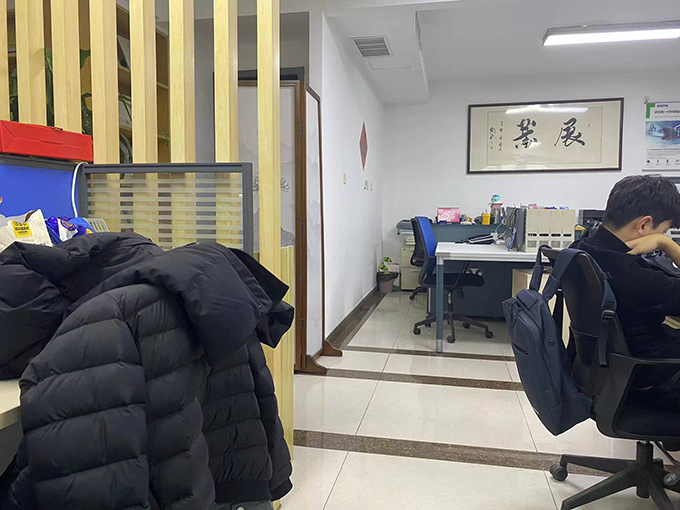
#> input picture 11特征点检测与匹配/bin1.png, 680 x 510 px
$ python img_stitch.py
#> lines starting #> are read from the running program, lines starting #| are printed output that depends on the picture
"""
图像拼接
1 读取文件，将图片设置成一样大小，默认640*480
2 找特征点，描述子，计算单应性矩阵
3 根据单应性矩阵对图像进行变换，然后平移
4 拼接并输出最终结果
"""
import cv2
import numpy as np


# 获取单应性矩阵的函数
def get_homo(img1, img2):
    # 1 创建特征转换对象
    # 2 通过特征转换对象获得特征点和描述子
    # 3 创建特征匹配器
    # 4 进行特征匹配
    # 5 过滤特征点，找出有效的特征匹配点
    # 6 最后得到单应性矩阵

    # 创建对象
    sift = cv2.SIFT_create()

    # 通过特征转换对象获得特征点和描述子
    k1, d1 = sift.detectAndCompute(img1, None)
    k2, d2 = sift.detectAndCompute(img2, None)

    # 创建特征匹配器
    bf = cv2.BFMatcher()

    # 进行特征匹配
    maches = bf.knnMatch(d1, d2, k=2)

    # 过滤特征点，找出有效的特征匹配点
    verify_matchs = []
    # 经验可得这里用0.8 用0.7来测试
    verify_ratio = 0.7
    for m1, m2 in maches:
        if m1.distance < verify_ratio * m2.distance:
            verify_matchs.append(m1)

    min_matches = 8
    if len(verify_matchs) > min_matches:
        img1_pts = []
        img2_pts = []

        for m in verify_matchs:
            img1_pts.append(k1[m.queryIdx].pt)
            img2_pts.append(k2[m.trainIdx].pt)

        # [(x1, y1), (x2, y2), ...]
        # [[x1, y1], [x2, y2], ...]

        # 调整参数格式
        img1_pts = np.float32(img1_pts).reshape(-1, 1, 2)
        img2_pts = np.float32(img2_pts).reshape(-1, 1, 2)

        # 寻找单应性矩阵
        H, mask = cv2.findHomography(img1_pts, img2_pts, cv2.RANSAC, 5.0)

        return H
    else:
        print("err: not enough matches ! ! !")
        exit()


# 进行图像拼接的函数
def stitch_image(img1, img2, H):
    # 1 获得每张图片的四个角点
    # 2 对图片进行变换（单应性矩阵使图进行旋转，平移）
    # 3 创建一张大图，将两张图拼接在一起
    # 4 将结果输出

    # 获得原始图高、宽
    h1, w1 = img1.shape[:2]
    h2, w2 = img2.shape[:2]

    img1_dims = np.float32([[0, 0], [0, h1], [w1, h1], [w1, 0]]).reshape(-1, 1, 2)
    img2_dims = np.float32([[0, 0], [0, h2], [w2, h2], [w2, 0]]).reshape(-1, 1, 2)

    # 图像做变换
    img1_transform = cv2.perspectiveTransform(img1_dims, H)

    # 横向拼接
    result_dims = np.concatenate((img2_dims, img1_transform), axis=0)

    # 获取最大和最小值 ravel的作用是二维变一维
    [x_min, y_min] = np.int32(result_dims.min(axis=0).ravel()-0.5)
    [x_max, y_max] = np.int32(result_dims.max(axis=0).ravel()+0.5)

    # 平移的距离
    transform_dist = [-x_min, -y_min]

    # 构建一个齐次坐标
    # [1, 0, dx]
    # [0, 1, dy]
    # [0, 0, 1 ]
    transform_array = np.array([
        [1, 0, transform_dist[0]],
        [0, 1, transform_dist[1]],
        [0, 0, 1]
    ])

    # 投影变换
    result = cv2.warpPerspective(img1, transform_array.dot(H), (x_max-x_min, y_max-y_min))
    # result = cv2.warpPerspective(img1, H, (x_max-x_min, y_max-y_min))

    # 拼接
    result[transform_dist[1]:transform_dist[1]+h2, transform_dist[0]:transform_dist[0]+w2] = img2
    return result


# 读取两张图片
img1 = cv2.imread('bin1.png')
#> img1 is the input picture: shape (510, 680, 3); mean B, G, R 116.8, 122.3, 126.3
img2 = cv2.imread('bin2.png')
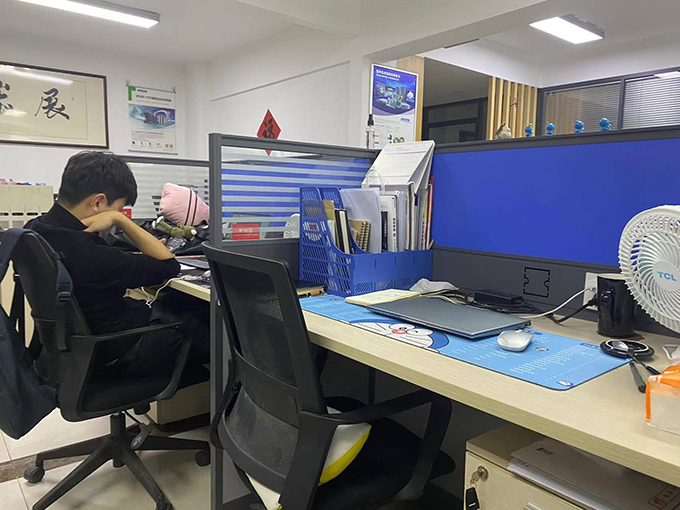
#> input picture 11特征点检测与匹配/bin2.png, 680 x 510 px
#> img2 is the input picture: shape (510, 680, 3); mean B, G, R 117.8, 112.5, 112.1

# 将两张图片设置成一样大小
img1 = cv2.resize(img1, (640, 480))
#> img1: shape (480, 640, 3)
img2 = cv2.resize(img2, (640, 480))
#> img2: shape (480, 640, 3)

input = np.hstack((img1, img2))
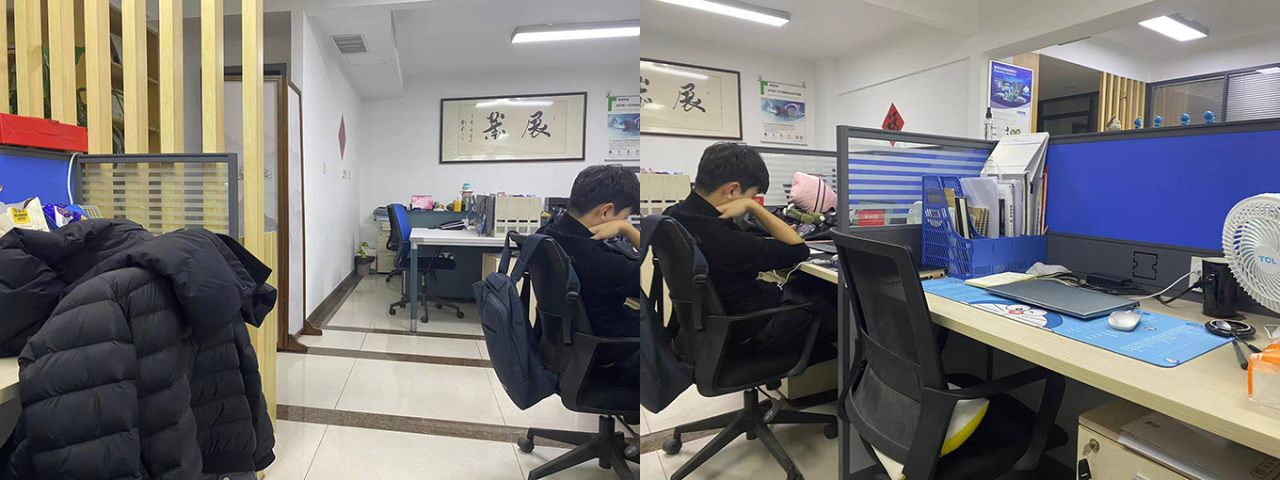
#> input: shape (480, 1280, 3); mean B, G, R 117.2, 117.3, 119.1

# 获得单应性矩阵
H = get_homo(img1, img2)
#> in get_homo, `k1, d1 = sift.detectAndCompute(img1, None)`: k1 = 926 keypoints; strongest (x, y, size): (522, 279, 2.2), (520, 221, 1.9), (60, 220, 7.4), (71, 217, 2)
#> in get_homo, `k2, d2 = sift.detectAndCompute(img2, None)`: k2 = 1075 keypoints; strongest (x, y, size): (172, 251, 3.2), (16, 309, 2), (182, 218, 3.1), (194, 213, 1.9)
#> in get_homo, `maches = bf.knnMatch(d1, d2, k=2)`: maches = 926 matches
#> in get_homo, `maches = bf.knnMatch(d1, d2, k=2)`:
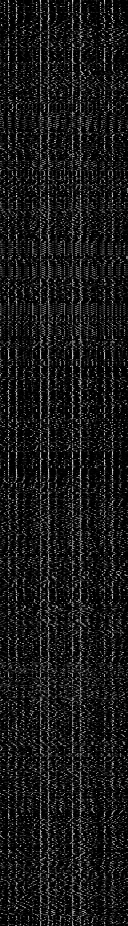
#> d1: shape (926, 128) float32; min 0, max 221, mean 24
#> after the loop in get_homo, `for m1, m2 in maches:`: verify_matchs = 57 matches
#> the loop in get_homo, `for m in verify_matchs:` made 57 passes
#> after the loop in get_homo, `for m in verify_matchs:`: img1_pts = 57 pairs, first value 4.98 to 629.1, second value 59.19 to 458.5; img2_pts = 57 pairs, first value 9.82 to 613.4, second value 72.94 to 445
#> in get_homo, `img1_pts = np.float32(img1_pts).reshape(-1, 1, 2)`: img1_pts = 57 rows, first 8: [4.98, 59.19], [10.06, 99.11], [14.72, 228.4], [71.65, 119.8], [84.69, 106.7], [127.2, 151.2], [135.5, 173.9], [267.5, 458.5]
#> in get_homo, `img2_pts = np.float32(img2_pts).reshape(-1, 1, 2)`: img2_pts = 57 rows, first 8: [613.4, 382], [597.4, 355.3], [16.14, 411.9], [478.5, 440.5], [363.4, 223.8], [42.06, 434.1], [392.1, 131.5], [16.14, 411.9]
#> in get_homo, `H, mask = cv2.findHomography(img1_pts, img2_pts, cv2.RANSAC, 5.0)`: H = [[5.86, -1.25, -2735.6], [1.51, 5.62, -1015.6], [0.00736, 0.00112, 1]]; mask = 57 values, max 1 at index 16, min 0 at index 0, mean 0.439

# 进行图像拼接
result_image = stitch_image(img1, img2, H)
#> in stitch_image, `img1_transform = cv2.perspectiveTransform(img1_dims, H)`: img1_transform = [[-2735.6, -1015.6], [-2171.9, 1095], [65.74, 424.2], [177.4, -8.61]]
#> in stitch_image, `result_dims = np.concatenate((img2_dims, img1_transform), axis=0)`: result_dims = [[0, 0], [0, 480], [640, 480], [640, 0], [-2735.6, -1015.6], [-2171.9, 1095], [65.74, 424.2], [177.4, -8.61]]
#> in stitch_image, `[x_min, y_min] = np.int32(result_dims.min(axis=0).ravel()-0.5)`: x_min = -2736; y_min = -1016
#> in stitch_image, `[x_max, y_max] = np.int32(result_dims.max(axis=0).ravel()+0.5)`: x_max = 640; y_max = 1095
#> in stitch_image, `transform_dist = [-x_min, -y_min]`: transform_dist = [2736, 1016]
#> in stitch_image, `transform_array = np.array([ [1, 0, transform_dist[0]], [0, 1, transfo..`: transform_array = [[1, 0, 2736], [0, 1, 1016], [0, 0, 1]]
#> in stitch_image, `result = cv2.warpPerspective(img1, transform_array.dot(H), (x_max-x_mi..`:
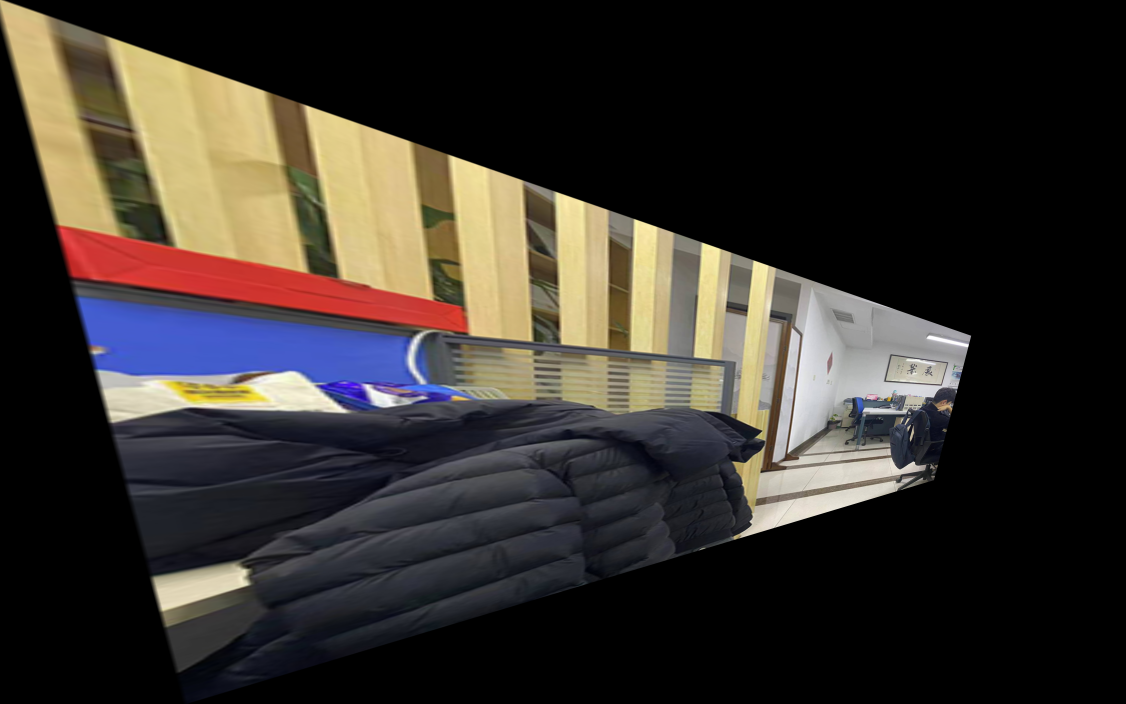
#> result: shape (2111, 3376, 3) (shown at 1/3 size); mean B, G, R 44.4, 49.5, 54.8
#> in stitch_image, `result[transform_dist[1]:transform_dist[1]+h2, transform_dist[0]:trans..`:
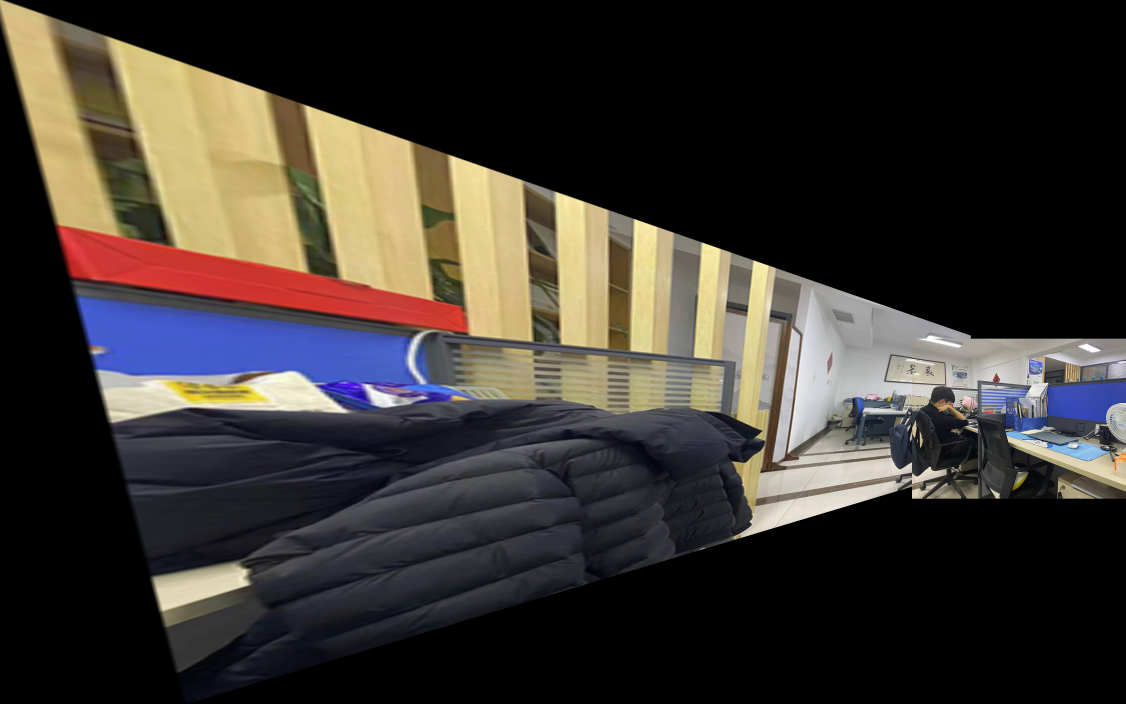
#> result: shape (2111, 3376, 3) (shown at 1/3 size); mean B, G, R 48.6, 53.6, 58.8

cv2.imshow('result_image', result_image)
cv2.waitKey(0)
